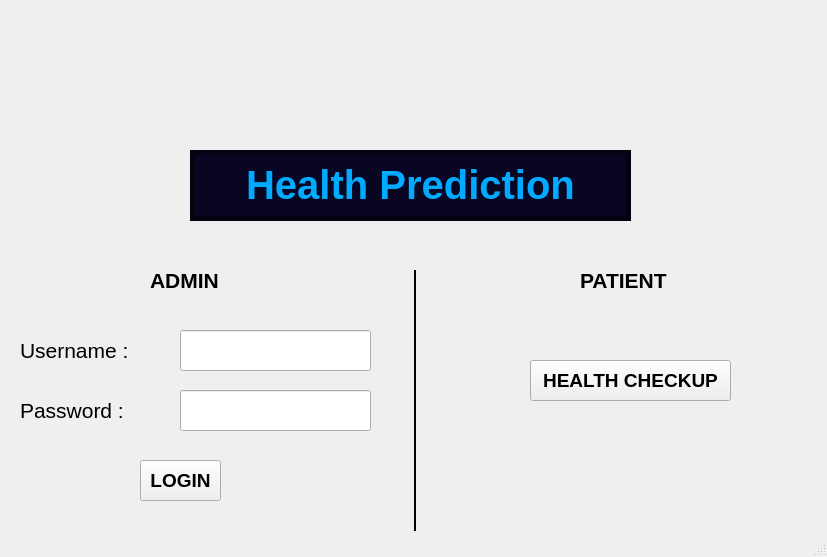
<?xml version="1.0" encoding="UTF-8"?>
<ui version="4.0">
 <class>HealthPrediction</class>
 <widget class="QMainWindow" name="HealthPrediction">
  <property name="geometry">
   <rect>
    <x>0</x>
    <y>0</y>
    <width>827</width>
    <height>557</height>
   </rect>
  </property>
  <property name="sizePolicy">
   <sizepolicy hsizetype="Preferred" vsizetype="Preferred">
    <horstretch>0</horstretch>
    <verstretch>0</verstretch>
   </sizepolicy>
  </property>
  <property name="minimumSize">
   <size>
    <width>827</width>
    <height>557</height>
   </size>
  </property>
  <property name="maximumSize">
   <size>
    <width>827</width>
    <height>557</height>
   </size>
  </property>
  <property name="windowTitle">
   <string>Health Prediction System</string>
  </property>
  <property name="animated">
   <bool>true</bool>
  </property>
  <property name="tabShape">
   <enum>QTabWidget::Rounded</enum>
  </property>
  <widget class="QWidget" name="centralwidget">
   <widget class="QLabel" name="label">
    <property name="geometry">
     <rect>
      <x>-120</x>
      <y>0</y>
      <width>1131</width>
      <height>221</height>
     </rect>
    </property>
    <property name="text">
     <string/>
    </property>
    <property name="pixmap">
     <pixmap>../../Python/Python3/background.jpg</pixmap>
    </property>
   </widget>
   <widget class="QLabel" name="label_2">
    <property name="enabled">
     <bool>false</bool>
    </property>
    <property name="geometry">
     <rect>
      <x>190</x>
      <y>150</y>
      <width>441</width>
      <height>71</height>
     </rect>
    </property>
    <property name="palette">
     <palette>
      <active>
       <colorrole role="WindowText">
        <brush brushstyle="SolidPattern">
         <color alpha="255">
          <red>255</red>
          <green>255</green>
          <blue>255</blue>
         </color>
        </brush>
       </colorrole>
       <colorrole role="Button">
        <brush brushstyle="SolidPattern">
         <color alpha="255">
          <red>9</red>
          <green>6</green>
          <blue>36</blue>
         </color>
        </brush>
       </colorrole>
       <colorrole role="Light">
        <brush brushstyle="SolidPattern">
         <color alpha="255">
          <red>13</red>
          <green>9</green>
          <blue>54</blue>
         </color>
        </brush>
       </colorrole>
       <colorrole role="Midlight">
        <brush brushstyle="SolidPattern">
         <color alpha="255">
          <red>11</red>
          <green>7</green>
          <blue>45</blue>
         </color>
        </brush>
       </colorrole>
       <colorrole role="Dark">
        <brush brushstyle="SolidPattern">
         <color alpha="255">
          <red>4</red>
          <green>3</green>
          <blue>18</blue>
         </color>
        </brush>
       </colorrole>
       <colorrole role="Mid">
        <brush brushstyle="SolidPattern">
         <color alpha="255">
          <red>6</red>
          <green>4</green>
          <blue>24</blue>
         </color>
        </brush>
       </colorrole>
       <colorrole role="Text">
        <brush brushstyle="SolidPattern">
         <color alpha="255">
          <red>255</red>
          <green>255</green>
          <blue>255</blue>
         </color>
        </brush>
       </colorrole>
       <colorrole role="BrightText">
        <brush brushstyle="SolidPattern">
         <color alpha="255">
          <red>255</red>
          <green>255</green>
          <blue>255</blue>
         </color>
        </brush>
       </colorrole>
       <colorrole role="ButtonText">
        <brush brushstyle="SolidPattern">
         <color alpha="255">
          <red>255</red>
          <green>255</green>
          <blue>255</blue>
         </color>
        </brush>
       </colorrole>
       <colorrole role="Base">
        <brush brushstyle="SolidPattern">
         <color alpha="255">
          <red>0</red>
          <green>0</green>
          <blue>0</blue>
         </color>
        </brush>
       </colorrole>
       <colorrole role="Window">
        <brush brushstyle="SolidPattern">
         <color alpha="255">
          <red>9</red>
          <green>6</green>
          <blue>36</blue>
         </color>
        </brush>
       </colorrole>
       <colorrole role="Shadow">
        <brush brushstyle="SolidPattern">
         <color alpha="255">
          <red>0</red>
          <green>0</green>
          <blue>0</blue>
         </color>
        </brush>
       </colorrole>
       <colorrole role="AlternateBase">
        <brush brushstyle="SolidPattern">
         <color alpha="255">
          <red>4</red>
          <green>3</green>
          <blue>18</blue>
         </color>
        </brush>
       </colorrole>
       <colorrole role="ToolTipBase">
        <brush brushstyle="SolidPattern">
         <color alpha="255">
          <red>255</red>
          <green>255</green>
          <blue>220</blue>
         </color>
        </brush>
       </colorrole>
       <colorrole role="ToolTipText">
        <brush brushstyle="SolidPattern">
         <color alpha="255">
          <red>0</red>
          <green>0</green>
          <blue>0</blue>
         </color>
        </brush>
       </colorrole>
      </active>
      <inactive>
       <colorrole role="WindowText">
        <brush brushstyle="SolidPattern">
         <color alpha="255">
          <red>255</red>
          <green>255</green>
          <blue>255</blue>
         </color>
        </brush>
       </colorrole>
       <colorrole role="Button">
        <brush brushstyle="SolidPattern">
         <color alpha="255">
          <red>9</red>
          <green>6</green>
          <blue>36</blue>
         </color>
        </brush>
       </colorrole>
       <colorrole role="Light">
        <brush brushstyle="SolidPattern">
         <color alpha="255">
          <red>13</red>
          <green>9</green>
          <blue>54</blue>
         </color>
        </brush>
       </colorrole>
       <colorrole role="Midlight">
        <brush brushstyle="SolidPattern">
         <color alpha="255">
          <red>11</red>
          <green>7</green>
          <blue>45</blue>
         </color>
        </brush>
       </colorrole>
       <colorrole role="Dark">
        <brush brushstyle="SolidPattern">
         <color alpha="255">
          <red>4</red>
          <green>3</green>
          <blue>18</blue>
         </color>
        </brush>
       </colorrole>
       <colorrole role="Mid">
        <brush brushstyle="SolidPattern">
         <color alpha="255">
          <red>6</red>
          <green>4</green>
          <blue>24</blue>
         </color>
        </brush>
       </colorrole>
       <colorrole role="Text">
        <brush brushstyle="SolidPattern">
         <color alpha="255">
          <red>255</red>
          <green>255</green>
          <blue>255</blue>
         </color>
        </brush>
       </colorrole>
       <colorrole role="BrightText">
        <brush brushstyle="SolidPattern">
         <color alpha="255">
          <red>255</red>
          <green>255</green>
          <blue>255</blue>
         </color>
        </brush>
       </colorrole>
       <colorrole role="ButtonText">
        <brush brushstyle="SolidPattern">
         <color alpha="255">
          <red>255</red>
          <green>255</green>
          <blue>255</blue>
         </color>
        </brush>
       </colorrole>
       <colorrole role="Base">
        <brush brushstyle="SolidPattern">
         <color alpha="255">
          <red>0</red>
          <green>0</green>
          <blue>0</blue>
         </color>
        </brush>
       </colorrole>
       <colorrole role="Window">
        <brush brushstyle="SolidPattern">
         <color alpha="255">
          <red>9</red>
          <green>6</green>
          <blue>36</blue>
         </color>
        </brush>
       </colorrole>
       <colorrole role="Shadow">
        <brush brushstyle="SolidPattern">
         <color alpha="255">
          <red>0</red>
          <green>0</green>
          <blue>0</blue>
         </color>
        </brush>
       </colorrole>
       <colorrole role="AlternateBase">
        <brush brushstyle="SolidPattern">
         <color alpha="255">
          <red>4</red>
          <green>3</green>
          <blue>18</blue>
         </color>
        </brush>
       </colorrole>
       <colorrole role="ToolTipBase">
        <brush brushstyle="SolidPattern">
         <color alpha="255">
          <red>255</red>
          <green>255</green>
          <blue>220</blue>
         </color>
        </brush>
       </colorrole>
       <colorrole role="ToolTipText">
        <brush brushstyle="SolidPattern">
         <color alpha="255">
          <red>0</red>
          <green>0</green>
          <blue>0</blue>
         </color>
        </brush>
       </colorrole>
      </inactive>
      <disabled>
       <colorrole role="WindowText">
        <brush brushstyle="SolidPattern">
         <color alpha="255">
          <red>4</red>
          <green>3</green>
          <blue>18</blue>
         </color>
        </brush>
       </colorrole>
       <colorrole role="Button">
        <brush brushstyle="SolidPattern">
         <color alpha="255">
          <red>9</red>
          <green>6</green>
          <blue>36</blue>
         </color>
        </brush>
       </colorrole>
       <colorrole role="Light">
        <brush brushstyle="SolidPattern">
         <color alpha="255">
          <red>13</red>
          <green>9</green>
          <blue>54</blue>
         </color>
        </brush>
       </colorrole>
       <colorrole role="Midlight">
        <brush brushstyle="SolidPattern">
         <color alpha="255">
          <red>11</red>
          <green>7</green>
          <blue>45</blue>
         </color>
        </brush>
       </colorrole>
       <colorrole role="Dark">
        <brush brushstyle="SolidPattern">
         <color alpha="255">
          <red>4</red>
          <green>3</green>
          <blue>18</blue>
         </color>
        </brush>
       </colorrole>
       <colorrole role="Mid">
        <brush brushstyle="SolidPattern">
         <color alpha="255">
          <red>6</red>
          <green>4</green>
          <blue>24</blue>
         </color>
        </brush>
       </colorrole>
       <colorrole role="Text">
        <brush brushstyle="SolidPattern">
         <color alpha="255">
          <red>4</red>
          <green>3</green>
          <blue>18</blue>
         </color>
        </brush>
       </colorrole>
       <colorrole role="BrightText">
        <brush brushstyle="SolidPattern">
         <color alpha="255">
          <red>255</red>
          <green>255</green>
          <blue>255</blue>
         </color>
        </brush>
       </colorrole>
       <colorrole role="ButtonText">
        <brush brushstyle="SolidPattern">
         <color alpha="255">
          <red>4</red>
          <green>3</green>
          <blue>18</blue>
         </color>
        </brush>
       </colorrole>
       <colorrole role="Base">
        <brush brushstyle="SolidPattern">
         <color alpha="255">
          <red>9</red>
          <green>6</green>
          <blue>36</blue>
         </color>
        </brush>
       </colorrole>
       <colorrole role="Window">
        <brush brushstyle="SolidPattern">
         <color alpha="255">
          <red>9</red>
          <green>6</green>
          <blue>36</blue>
         </color>
        </brush>
       </colorrole>
       <colorrole role="Shadow">
        <brush brushstyle="SolidPattern">
         <color alpha="255">
          <red>0</red>
          <green>0</green>
          <blue>0</blue>
         </color>
        </brush>
       </colorrole>
       <colorrole role="AlternateBase">
        <brush brushstyle="SolidPattern">
         <color alpha="255">
          <red>9</red>
          <green>6</green>
          <blue>36</blue>
         </color>
        </brush>
       </colorrole>
       <colorrole role="ToolTipBase">
        <brush brushstyle="SolidPattern">
         <color alpha="255">
          <red>255</red>
          <green>255</green>
          <blue>220</blue>
         </color>
        </brush>
       </colorrole>
       <colorrole role="ToolTipText">
        <brush brushstyle="SolidPattern">
         <color alpha="255">
          <red>0</red>
          <green>0</green>
          <blue>0</blue>
         </color>
        </brush>
       </colorrole>
      </disabled>
     </palette>
    </property>
    <property name="font">
     <font>
      <pointsize>30</pointsize>
      <weight>75</weight>
      <italic>false</italic>
      <bold>true</bold>
     </font>
    </property>
    <property name="autoFillBackground">
     <bool>true</bool>
    </property>
    <property name="frameShape">
     <enum>QFrame::Box</enum>
    </property>
    <property name="frameShadow">
     <enum>QFrame::Plain</enum>
    </property>
    <property name="lineWidth">
     <number>5</number>
    </property>
    <property name="text">
     <string>&lt;html&gt;&lt;head/&gt;&lt;body&gt;&lt;p&gt;&lt;span style=&quot; color:#00aaff;&quot;&gt;Health Prediction&lt;/span&gt;&lt;/p&gt;&lt;/body&gt;&lt;/html&gt;</string>
    </property>
    <property name="alignment">
     <set>Qt::AlignCenter</set>
    </property>
   </widget>
   <widget class="QLabel" name="label_6">
    <property name="geometry">
     <rect>
      <x>20</x>
      <y>400</y>
      <width>141</width>
      <height>21</height>
     </rect>
    </property>
    <property name="font">
     <font>
      <pointsize>16</pointsize>
     </font>
    </property>
    <property name="text">
     <string>Password : </string>
    </property>
   </widget>
   <widget class="QLineEdit" name="lineEdit_4">
    <property name="geometry">
     <rect>
      <x>180</x>
      <y>390</y>
      <width>191</width>
      <height>41</height>
     </rect>
    </property>
    <property name="inputMethodHints">
     <set>Qt::ImhHiddenText|Qt::ImhNoAutoUppercase|Qt::ImhNoPredictiveText</set>
    </property>
    <property name="text">
     <string/>
    </property>
    <property name="echoMode">
     <enum>QLineEdit::Password</enum>
    </property>
   </widget>
   <widget class="QLineEdit" name="lineEdit_3">
    <property name="geometry">
     <rect>
      <x>180</x>
      <y>330</y>
      <width>191</width>
      <height>41</height>
     </rect>
    </property>
    <property name="inputMethodHints">
     <set>Qt::ImhNone</set>
    </property>
    <property name="text">
     <string/>
    </property>
   </widget>
   <widget class="QLabel" name="label_5">
    <property name="geometry">
     <rect>
      <x>20</x>
      <y>340</y>
      <width>141</width>
      <height>21</height>
     </rect>
    </property>
    <property name="font">
     <font>
      <pointsize>16</pointsize>
     </font>
    </property>
    <property name="text">
     <string>Username : </string>
    </property>
   </widget>
   <widget class="QPushButton" name="pushButton_2">
    <property name="geometry">
     <rect>
      <x>140</x>
      <y>460</y>
      <width>81</width>
      <height>41</height>
     </rect>
    </property>
    <property name="font">
     <font>
      <pointsize>14</pointsize>
      <weight>75</weight>
      <bold>true</bold>
     </font>
    </property>
    <property name="text">
     <string>LOGIN</string>
    </property>
    <property name="default">
     <bool>false</bool>
    </property>
    <property name="flat">
     <bool>false</bool>
    </property>
   </widget>
   <widget class="QLabel" name="label_10">
    <property name="geometry">
     <rect>
      <x>150</x>
      <y>270</y>
      <width>71</width>
      <height>21</height>
     </rect>
    </property>
    <property name="font">
     <font>
      <pointsize>16</pointsize>
      <weight>75</weight>
      <bold>true</bold>
     </font>
    </property>
    <property name="text">
     <string>ADMIN</string>
    </property>
   </widget>
   <widget class="Line" name="line">
    <property name="geometry">
     <rect>
      <x>400</x>
      <y>270</y>
      <width>31</width>
      <height>261</height>
     </rect>
    </property>
    <property name="font">
     <font>
      <pointsize>16</pointsize>
      <weight>75</weight>
      <bold>true</bold>
     </font>
    </property>
    <property name="frameShadow">
     <enum>QFrame::Plain</enum>
    </property>
    <property name="lineWidth">
     <number>2</number>
    </property>
    <property name="orientation">
     <enum>Qt::Vertical</enum>
    </property>
   </widget>
   <widget class="QLabel" name="label_11">
    <property name="geometry">
     <rect>
      <x>580</x>
      <y>270</y>
      <width>91</width>
      <height>21</height>
     </rect>
    </property>
    <property name="font">
     <font>
      <pointsize>16</pointsize>
      <weight>75</weight>
      <bold>true</bold>
     </font>
    </property>
    <property name="text">
     <string>PATIENT</string>
    </property>
   </widget>
   <widget class="QPushButton" name="pushButton_3">
    <property name="geometry">
     <rect>
      <x>530</x>
      <y>360</y>
      <width>201</width>
      <height>41</height>
     </rect>
    </property>
    <property name="font">
     <font>
      <pointsize>14</pointsize>
      <weight>75</weight>
      <bold>true</bold>
     </font>
    </property>
    <property name="text">
     <string>HEALTH CHECKUP</string>
    </property>
    <property name="default">
     <bool>false</bool>
    </property>
    <property name="flat">
     <bool>false</bool>
    </property>
   </widget>
  </widget>
  <widget class="QStatusBar" name="statusbar"/>
 </widget>
 <resources/>
 <connections/>
</ui>
